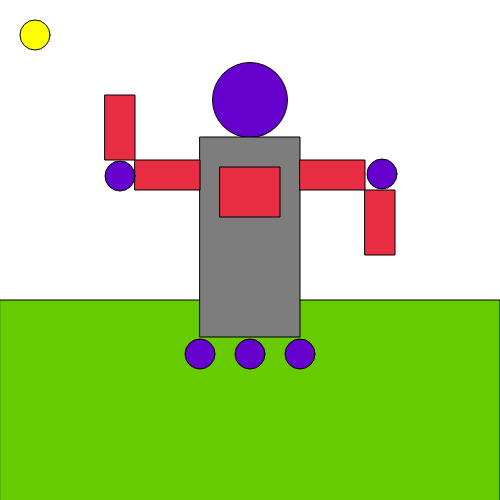
Frame 1 (no input)
Frame 60 (no input): identical to frame 1, image omitted
Frame 120 (the mouse pressed at the canvas centre since frame 60): identical to frame 1, image omitted

The p5.js sketch that drew this single still picture (run headless with seeded random() and noise() and a simulated clock; from frame 60 on, the mouse is pressed at the canvas centre):

// p5.js sketch
// ── sketch.js

var headH=75;
var headW=75;
var headX=250;
var headY=100;

var bodyX=200;
var bodyY=137;
var bodyW=100;
var bodyH=200;


var mapX=0;
var bacgroundColor= (153,255,255);


function setup() {
    createCanvas (500,500);
    background(0,0,0);

}

function draw() {
    background(bacgroundColor);
 mapX= map(mouseX,0,width,-10,10);
    fill (255,255,0);
    ellipse (35,35,30,30);
    fill (102,204,0);
    rect (0,300,500,500);
    fill(102,0,204);
    ellipse (headX, headY,headW,headH);
    fill (125);
    rect (bodyX,bodyY, bodyW,bodyH);
    fill (233,45,67);
    rect (220,167, 60,bodyH/4);
    
    //arms
    rect (135,160,65,30);
    rect (300,160,65,30);
    rect (365,190,30,65);
    rect (105,95,30,65);
    fill(102,0,204);
    ellipse (382,174,30,30);
    ellipse (120,176,30,30);
    
    
    //wheels
    ellipse (bodyX, bodyY+bodyH+17, 30,30);
    ellipse (bodyX+50, bodyY+bodyH+17, 30,30);
    ellipse (bodyX+100, bodyY+bodyH+17, 30,30); 

function mousePressed(){
    backgroundColor=(0,0,0);
}

    

}
